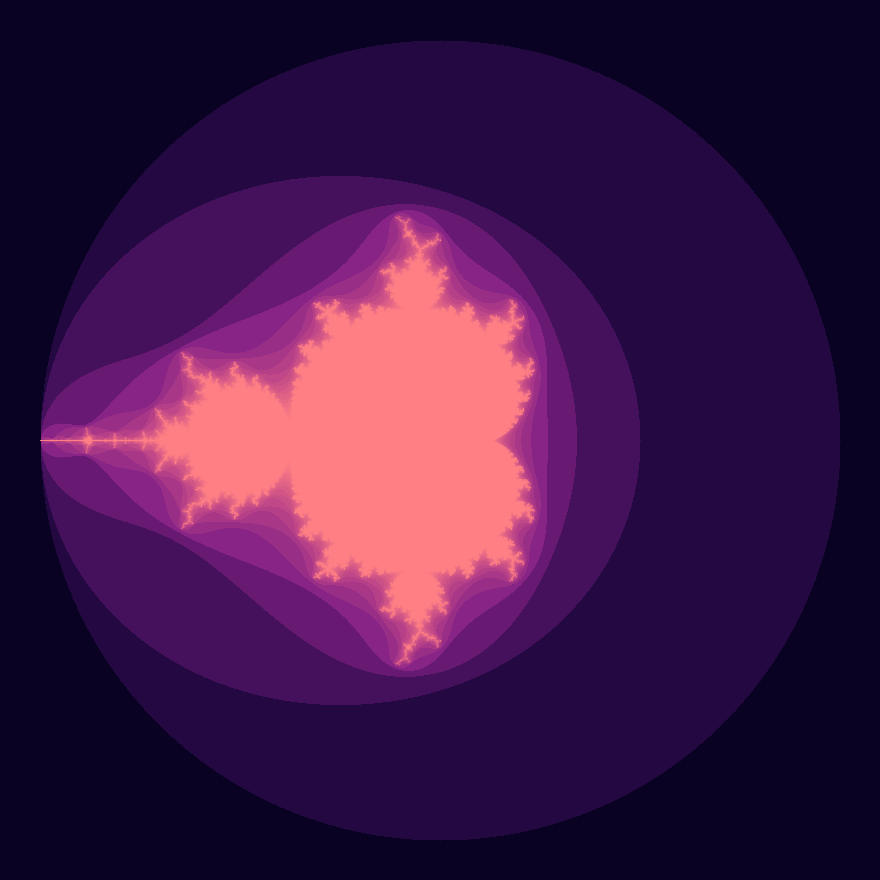

This chart was generated by the following Python code:
import os
import json

from PIL import Image

from time import time

ITERATIONS_FILE_NAME = "iterations.data"
PIXEL_COLORS_FILE_NAME = "pixel.data"
IMAGE_FILE_NAME = "fractal.png"

DEPTH = 80

# Pas moi
import colorsys

colors_max = DEPTH + 1


# Calculate a tolerable palette
def generate_palette():
    palette = [0] * colors_max
    for i in range(colors_max):
        f = 1 - abs((float(i) / colors_max - 1) ** 15)
        r, g, b = colorsys.hsv_to_rgb(.66 + f / 3, 1 - f / 2, f)
        palette[i] = (int(r * 255), int(g * 255), int(b * 255))
    return palette


class ImageGenerator:
    def __init__(self):
        self.X_SCALE = (-2.2, 2.2)
        self.Y_SCALE = (- 2.2, 2.2)

        self.X_SIZE = self.X_SCALE[1] - self.X_SCALE[0]
        self.Y_SIZE = self.Y_SCALE[1] - self.Y_SCALE[0]

        self.DIM = 80
        self.WIDTH = 500  # int(self.DIM * self.X_SIZE)
        self.HEIGHT = 500  # int(self.DIM * self.Y_SIZE)

        self.PALETTE = generate_palette()

    def evolution(self, val, constant):
        return val ** 2 + constant

    def is_inside_bounds(self, val):
        return (val.real * val.real + val.imag * val.imag) <= 4

    def num_iterations_until_escape(self, constant):
        iterations = 0
        val = 0j
        while val.real * val.real + val.imag * val.imag <= 4 and iterations < DEPTH:
            val = val ** 2 + constant
            iterations += 1

        return iterations

    def get_colors(self, iterations):
        num = iterations
        return self.PALETTE[num]

    def make_image(self, pixels_colors):
        im = Image.new("RGB", (self.WIDTH, self.HEIGHT))
        im.putdata(pixels_colors)
        #im.save(IMAGE_FILE_NAME, "PNG")

        return im

    def scale_x(self, x):
        # The Mandelbrot X scale is (-2.5, 1)
        return self.X_SCALE[0] + self.X_SIZE * (x / self.WIDTH)

    def scale_y(self, y):
        # The Mandelbrot Y scale is (-1, 1)
        return self.Y_SCALE[0] + self.Y_SIZE * (y / self.HEIGHT)

    def restore_from_file(self, filename):
        try:
            with open(filename, 'r') as f:
                return json.load(f)
        except:
            return None

    def compute_iterations2(self):
        iterations = []
        for y in range(self.HEIGHT):
            scaled_y = self.scale_y(y)
            for x in range(self.WIDTH):
                scaled_x = self.scale_x(x)
                constant = scaled_x + scaled_y * 1j
                num_iterations = self.num_iterations_until_escape(constant)
                iterations.append(num_iterations)
        return iterations

    def compute_iterations(self):
        os.system("./generate %f %f %f %f" % (self.X_SCALE[0], self.Y_SCALE[0], self.X_SCALE[1], self.Y_SCALE[1]))
        iterations = []
        with open("iterations.txt") as f:
            for line in f:
                line = line.strip().split()
                line = list(map(int, line))
                iterations.extend(line)

        return iterations

    def get_iterations(self, should_restore_from_file=True):
        return self.compute_iterations()

    def make_mandelbrot_image(self, restore_from_file=True):
        iterations = self.get_iterations(restore_from_file)
        colors_pixels = [self.PALETTE[num] for num in iterations]
        return self.make_image(colors_pixels)

    def zoom(self, factor=0.5):
        self.X_SCALE = (factor * self.X_SCALE[0], factor * self.X_SCALE[1])
        self.Y_SCALE = (factor * self.Y_SCALE[0], factor * self.Y_SCALE[1])

        self.X_SIZE *= factor
        self.Y_SIZE *= factor

    def move(self, factorX=1.0, factorY=1.0):
        x_adjust = self.X_SIZE * factorX
        self.X_SCALE = tuple((x + x_adjust for x in self.X_SCALE))

        y_adjust = self.Y_SIZE * factorY
        # The Y-axis in the opposite direction than the usual
        # Cartesian graph
        self.Y_SCALE = tuple((y - y_adjust for y in self.Y_SCALE))

    def move_right(self, factor=0.3):
        self.move(factorX=factor, factorY=0)

    def move_left(self, factor=0.3):
        self.move(factorX=-factor, factorY=0)

    def move_up(self, factor=0.3):
        self.move(factorX=0, factorY=factor)

    def move_down(self, factor=0.3):
        self.move(factorX=0, factorY=-factor)


if __name__ == '__main__':
    image_generator = ImageGenerator()
    image = image_generator.make_mandelbrot_image()
    os.system("xdg-open " + IMAGE_FILE_NAME)
